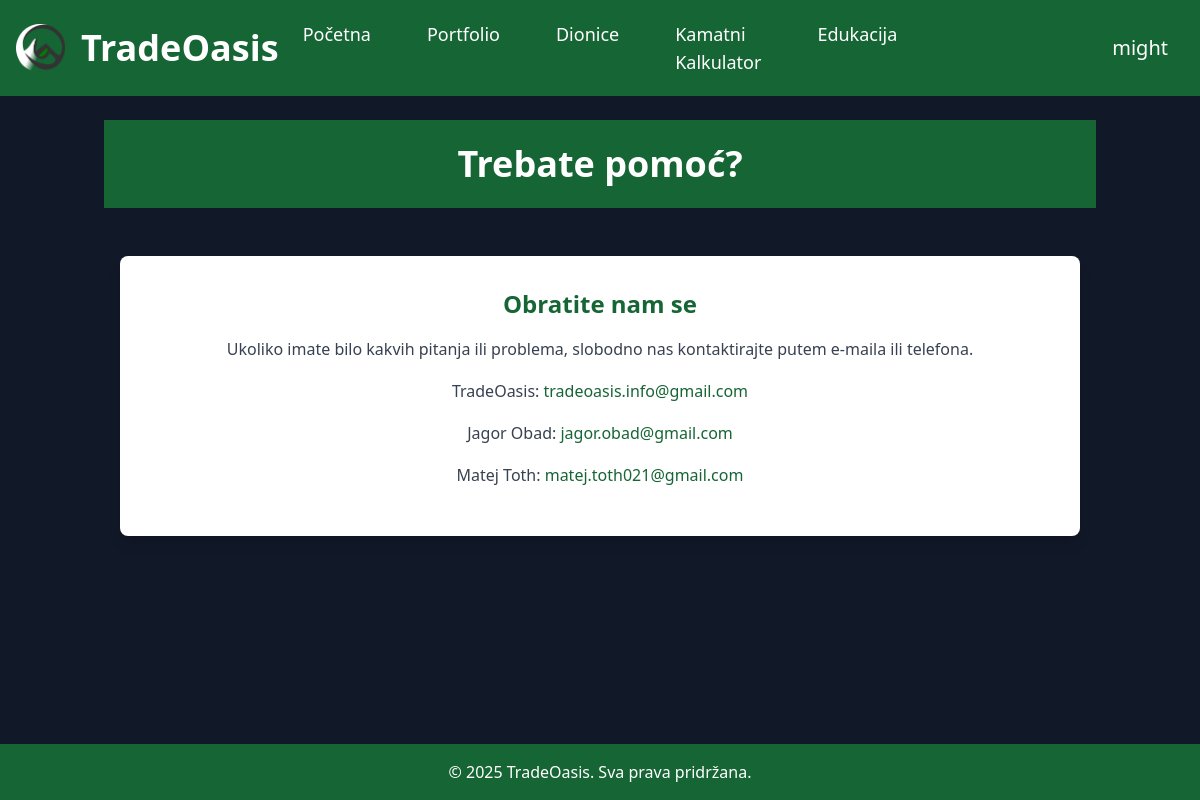
The app's page /help/ (signed in), older data.
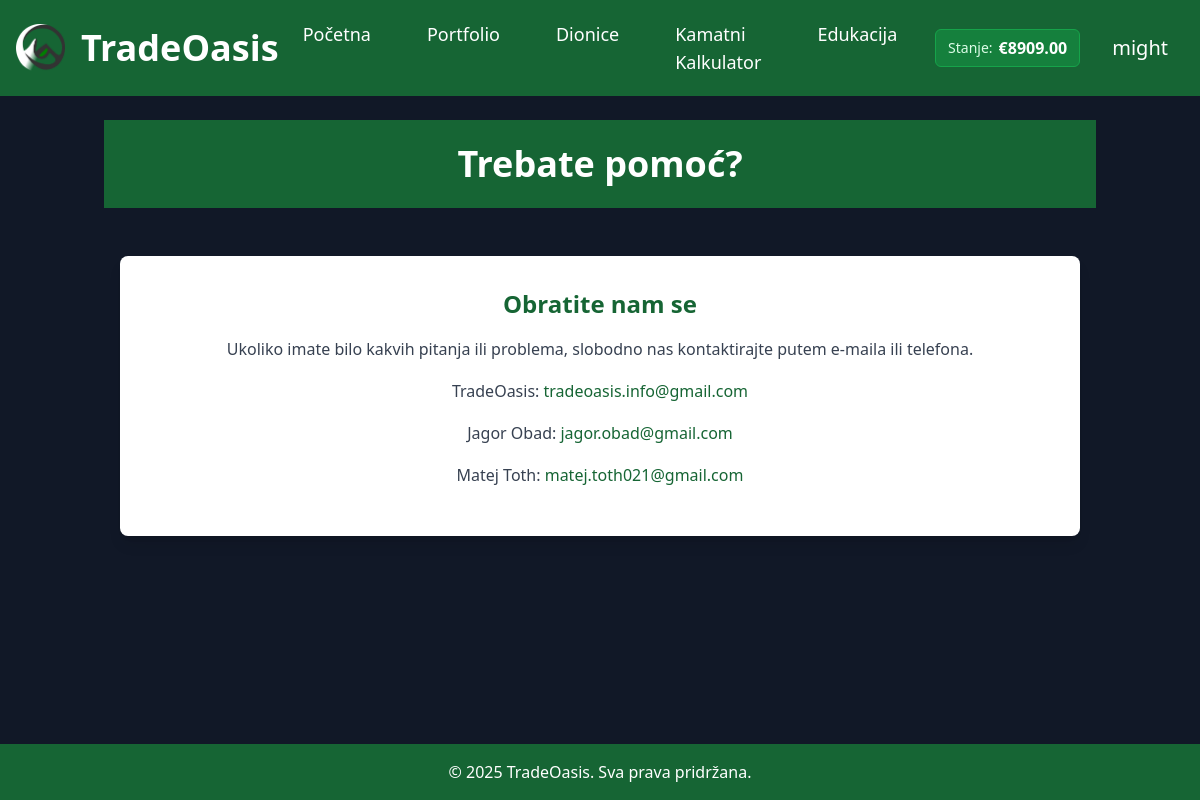
The same page, newer data.
### accounts/models.py (models this page shows, shortened)
class Portfolio(models.Model):
    user = models.OneToOneField(CustomUser, on_delete=models.CASCADE)
    cash_balance = models.DecimalField(max_digits=15, decimal_places=8, default=10000.00)  # Default $10,000 starting balance

### tradeoasis/views.py (the view)
# urls.py: path('help/', views.help, name='help'),
def help(request):
    return render(request, 'help.html')

### accounts/context_processors.py (called while the page is built)
def user_info(request):
    return {
        'user': request.user
    }

def user_balance(request):
    context = {'user_balance': None}
    if request.user.is_authenticated:
        try:
            portfolio = Portfolio.objects.get(user=request.user)
            context['user_balance'] = portfolio.cash_balance
        except Portfolio.DoesNotExist:
            pass
    return context

### tradeoasis/templates/help.html (shortened to what this page needs)
{% extends 'base_layout.html' %}
{% block content %}
  <header class="bg-green-800 text-white py-6">
    <div class="container mx-auto text-center">
      <h1 class="text-4xl font-bold">Trebate pomoć?</h1>
    </div>
  </header>
  <div class="container mx-auto px-4 py-12">
    <div class="bg-white shadow-lg rounded-lg p-8 text-center">
      <h2 class="text-2xl font-bold text-green-800 mb-4">Obratite nam se</h2>
        <p class="text-gray-700 leading-relaxed mb-4">
            Ukoliko imate bilo kakvih pitanja ili problema, slobodno nas kontaktirajte putem e-maila ili telefona.
        </p>
        <p class="text-gray-700 leading-relaxed mb-4">
          TradeOasis: <a href="mailto:tradeoasis.info@gmail.com" class="text-green-800 hover:underline">tradeoasis.info@gmail.com</a>
        </p>
        <p class="text-gray-700 leading-relaxed mb-4">
            Jagor Obad: <a href="mailto:jagor.obad@gmail.com" class="text-green-800 hover:underline">jagor.obad@gmail.com</a>
        </p>
        <p class="text-gray-700 leading-relaxed mb-4">
            Matej Toth: <a href="mailto:matej.toth021@gmail.com" class="text-green-800 hover:underline">matej.toth021@gmail.com</a>
        </p>
    </div>
  </div>
{% endblock %}

### templates/base_layout.html (shortened to what this page needs)
{% load static %}
<!DOCTYPE html>
<html lang="en">
<head>
  <script src="https://cdn.tailwindcss.com"></script>
</head>
<body class="bg-gray-900 text-gray-100">
  <header class="bg-green-800 text-white py-6 flex justify-between items-center relative">
    <a href="/">
      <div class="ml-4 flex items-center space-x-4">
        <img src="{% static 'mini_logo.png' %}" alt="TradeOasis Logo" class="h-12 w-auto">
        <p href="/" class="text-4xl font-bold">TradeOasis</p>
      </div>
    </a>
    <nav class="absolute left-1/2 transform -translate-x-1/2 flex space-x-6 text-lg">
      <a href="/" class="text-white hover:bg-green-600 py-2 px-4 rounded">Početna</a>
      {% if user.is_authenticated %}
        <a href="/portfolio" class="text-white hover:bg-green-600 py-2 px-4 rounded">Portfolio</a>
      {% endif %}
      <a href="/stock" class="text-white hover:bg-green-600 py-2 px-4 rounded">Dionice</a>
      <a href="/interest_calculator" class="text-white hover:bg-green-600 py-2 px-4 rounded">Kamatni Kalkulator</a>
      <a href="/education" class="text-white hover:bg-green-600 py-2 px-4 rounded">Edukacija</a>
    </nav>
    <div class="mr-4">
      {% if user.is_authenticated %}
        <div class="flex items-center">
          {% if user_balance %}
          <div class="mr-4 bg-green-700 rounded-md px-3 py-1.5 border border-green-600 flex items-center">
            <span class="text-sm text-green-100 mr-1.5">Stanje:</span>
            <span class="font-bold text-white">€{{ user_balance|floatformat:2 }}</span>
          </div>
          {% endif %}
          <div class="relative text-white hover:bg-green-700 py-2 px-4 rounded group">
            <a href="/accounts" class="text-white text-xl block">{{ user.username }}</a>
          </div>
        </div>
      {% else %}
        <a href="{% url 'login' %}" class="text-white hover:bg-green-700 py-2 px-4 rounded border border-white">Prijava</a>
        <a href="{% url 'accounts' %}" class="bg-white text-green-800 hover:bg-green-100 py-2 px-6 rounded font-semibold">Započni danas</a>
      {% endif %}
    </div>
  </header>
  <main class="container mx-auto px-4 py-6">
    {% block content %}{% endblock %}
  </main>
  <footer class="bg-green-800 text-white py-4 mt-8">
    <div class="container mx-auto text-center">
      <p>&copy; 2025 TradeOasis. Sva prava pridržana.</p>
    </div>
  </footer>
</body>
</html>

Row changes from the older to the newer data that the page shows:
now on this page (row edited): Portfolio: cash_balance "8909.00"
changed Portfolio: cash_balance 0 → 8909 (drawn)
Text that changed along with them:
text now shown: "Stanje: €"
